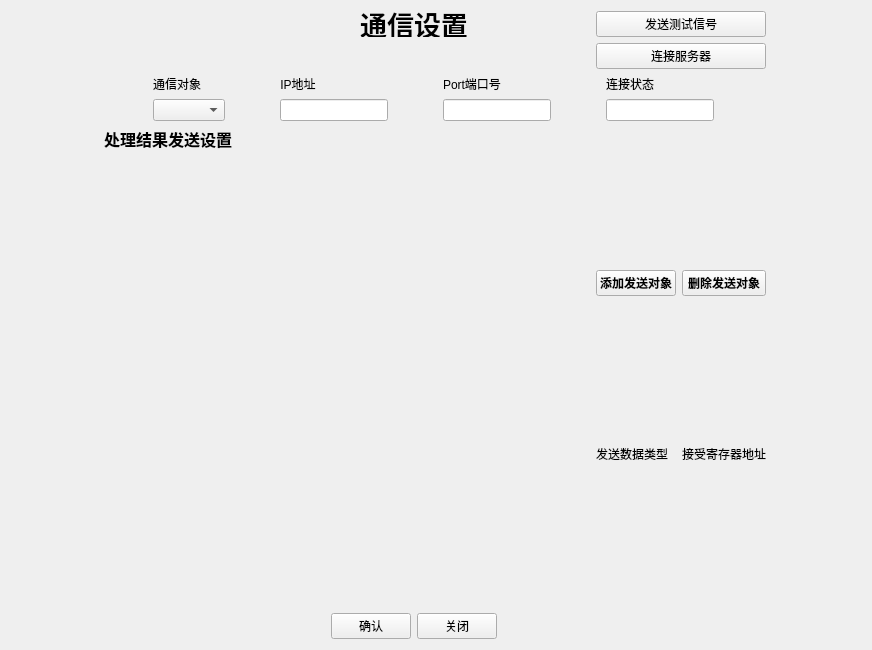
<?xml version="1.0" encoding="UTF-8"?>
<ui version="4.0">
 <class>CommunicationSettngsWidget</class>
 <widget class="QWidget" name="CommunicationSettngsWidget">
  <property name="geometry">
   <rect>
    <x>0</x>
    <y>0</y>
    <width>872</width>
    <height>650</height>
   </rect>
  </property>
  <property name="windowTitle">
   <string>Communication</string>
  </property>
  <layout class="QGridLayout" name="gridLayout_5">
   <item row="0" column="1">
    <widget class="QLabel" name="label">
     <property name="sizePolicy">
      <sizepolicy hsizetype="Ignored" vsizetype="Ignored">
       <horstretch>0</horstretch>
       <verstretch>0</verstretch>
      </sizepolicy>
     </property>
     <property name="font">
      <font>
       <pointsize>20</pointsize>
       <weight>75</weight>
       <bold>true</bold>
      </font>
     </property>
     <property name="text">
      <string>通信设置</string>
     </property>
     <property name="alignment">
      <set>Qt::AlignCenter</set>
     </property>
    </widget>
   </item>
   <item row="0" column="2">
    <widget class="QPushButton" name="pushButton_6">
     <property name="text">
      <string>发送测试信号</string>
     </property>
    </widget>
   </item>
   <item row="2" column="0" colspan="3">
    <layout class="QGridLayout" name="gridLayout_3">
     <property name="sizeConstraint">
      <enum>QLayout::SetMinimumSize</enum>
     </property>
     <item row="0" column="1">
      <widget class="QLabel" name="label_10">
       <property name="sizePolicy">
        <sizepolicy hsizetype="Fixed" vsizetype="Fixed">
         <horstretch>0</horstretch>
         <verstretch>0</verstretch>
        </sizepolicy>
       </property>
       <property name="text">
        <string>IP地址</string>
       </property>
       <property name="alignment">
        <set>Qt::AlignCenter</set>
       </property>
      </widget>
     </item>
     <item row="1" column="1">
      <widget class="QLineEdit" name="lineEdit_6">
       <property name="sizePolicy">
        <sizepolicy hsizetype="Fixed" vsizetype="Fixed">
         <horstretch>0</horstretch>
         <verstretch>0</verstretch>
        </sizepolicy>
       </property>
      </widget>
     </item>
     <item row="1" column="2">
      <widget class="QLineEdit" name="lineEdit_4">
       <property name="sizePolicy">
        <sizepolicy hsizetype="Fixed" vsizetype="Fixed">
         <horstretch>0</horstretch>
         <verstretch>0</verstretch>
        </sizepolicy>
       </property>
      </widget>
     </item>
     <item row="1" column="3">
      <widget class="QLineEdit" name="lineEdit_2">
       <property name="sizePolicy">
        <sizepolicy hsizetype="Fixed" vsizetype="Fixed">
         <horstretch>0</horstretch>
         <verstretch>0</verstretch>
        </sizepolicy>
       </property>
      </widget>
     </item>
     <item row="0" column="2">
      <widget class="QLabel" name="label_8">
       <property name="sizePolicy">
        <sizepolicy hsizetype="Fixed" vsizetype="Fixed">
         <horstretch>0</horstretch>
         <verstretch>0</verstretch>
        </sizepolicy>
       </property>
       <property name="text">
        <string>Port端口号</string>
       </property>
       <property name="alignment">
        <set>Qt::AlignCenter</set>
       </property>
      </widget>
     </item>
     <item row="0" column="3">
      <widget class="QLabel" name="label_7">
       <property name="sizePolicy">
        <sizepolicy hsizetype="Fixed" vsizetype="Fixed">
         <horstretch>0</horstretch>
         <verstretch>0</verstretch>
        </sizepolicy>
       </property>
       <property name="text">
        <string>连接状态</string>
       </property>
       <property name="alignment">
        <set>Qt::AlignCenter</set>
       </property>
      </widget>
     </item>
     <item row="0" column="0">
      <widget class="QLabel" name="label_11">
       <property name="sizePolicy">
        <sizepolicy hsizetype="Fixed" vsizetype="Fixed">
         <horstretch>0</horstretch>
         <verstretch>0</verstretch>
        </sizepolicy>
       </property>
       <property name="text">
        <string>通信对象</string>
       </property>
       <property name="alignment">
        <set>Qt::AlignCenter</set>
       </property>
      </widget>
     </item>
     <item row="1" column="0">
      <widget class="QComboBox" name="comboBox_4">
       <property name="sizePolicy">
        <sizepolicy hsizetype="Fixed" vsizetype="Fixed">
         <horstretch>0</horstretch>
         <verstretch>0</verstretch>
        </sizepolicy>
       </property>
      </widget>
     </item>
    </layout>
   </item>
   <item row="3" column="0">
    <widget class="QLabel" name="label_12">
     <property name="sizePolicy">
      <sizepolicy hsizetype="Fixed" vsizetype="Fixed">
       <horstretch>0</horstretch>
       <verstretch>0</verstretch>
      </sizepolicy>
     </property>
     <property name="font">
      <font>
       <pointsize>12</pointsize>
       <weight>75</weight>
       <bold>true</bold>
      </font>
     </property>
     <property name="layoutDirection">
      <enum>Qt::LeftToRight</enum>
     </property>
     <property name="text">
      <string>处理结果发送设置</string>
     </property>
     <property name="alignment">
      <set>Qt::AlignCenter</set>
     </property>
    </widget>
   </item>
   <item row="3" column="2" rowspan="2">
    <layout class="QGridLayout" name="gridLayout">
     <property name="sizeConstraint">
      <enum>QLayout::SetDefaultConstraint</enum>
     </property>
     <item row="0" column="1">
      <widget class="QPushButton" name="pushButton_5">
       <property name="font">
        <font>
         <weight>75</weight>
         <bold>true</bold>
        </font>
       </property>
       <property name="text">
        <string>删除发送对象</string>
       </property>
      </widget>
     </item>
     <item row="0" column="0">
      <widget class="QPushButton" name="pushButton">
       <property name="font">
        <font>
         <weight>75</weight>
         <bold>true</bold>
        </font>
       </property>
       <property name="text">
        <string>添加发送对象</string>
       </property>
      </widget>
     </item>
     <item row="1" column="1">
      <widget class="QLabel" name="label_5">
       <property name="sizePolicy">
        <sizepolicy hsizetype="Fixed" vsizetype="Fixed">
         <horstretch>0</horstretch>
         <verstretch>0</verstretch>
        </sizepolicy>
       </property>
       <property name="text">
        <string>接受寄存器地址</string>
       </property>
       <property name="alignment">
        <set>Qt::AlignCenter</set>
       </property>
      </widget>
     </item>
     <item row="1" column="0">
      <widget class="QLabel" name="label_6">
       <property name="sizePolicy">
        <sizepolicy hsizetype="Fixed" vsizetype="Fixed">
         <horstretch>0</horstretch>
         <verstretch>0</verstretch>
        </sizepolicy>
       </property>
       <property name="text">
        <string>发送数据类型</string>
       </property>
       <property name="alignment">
        <set>Qt::AlignCenter</set>
       </property>
      </widget>
     </item>
    </layout>
   </item>
   <item row="1" column="2">
    <widget class="QPushButton" name="pushButton_7">
     <property name="text">
      <string>连接服务器</string>
     </property>
    </widget>
   </item>
   <item row="5" column="1">
    <layout class="QGridLayout" name="gridLayout_4">
     <item row="0" column="0">
      <widget class="QPushButton" name="pushButton_2">
       <property name="sizePolicy">
        <sizepolicy hsizetype="Fixed" vsizetype="Fixed">
         <horstretch>0</horstretch>
         <verstretch>0</verstretch>
        </sizepolicy>
       </property>
       <property name="text">
        <string>确认</string>
       </property>
      </widget>
     </item>
     <item row="0" column="1">
      <widget class="QPushButton" name="pushButton_3">
       <property name="sizePolicy">
        <sizepolicy hsizetype="Fixed" vsizetype="Fixed">
         <horstretch>0</horstretch>
         <verstretch>0</verstretch>
        </sizepolicy>
       </property>
       <property name="text">
        <string>关闭</string>
       </property>
      </widget>
     </item>
    </layout>
   </item>
  </layout>
 </widget>
 <resources/>
 <connections/>
</ui>
